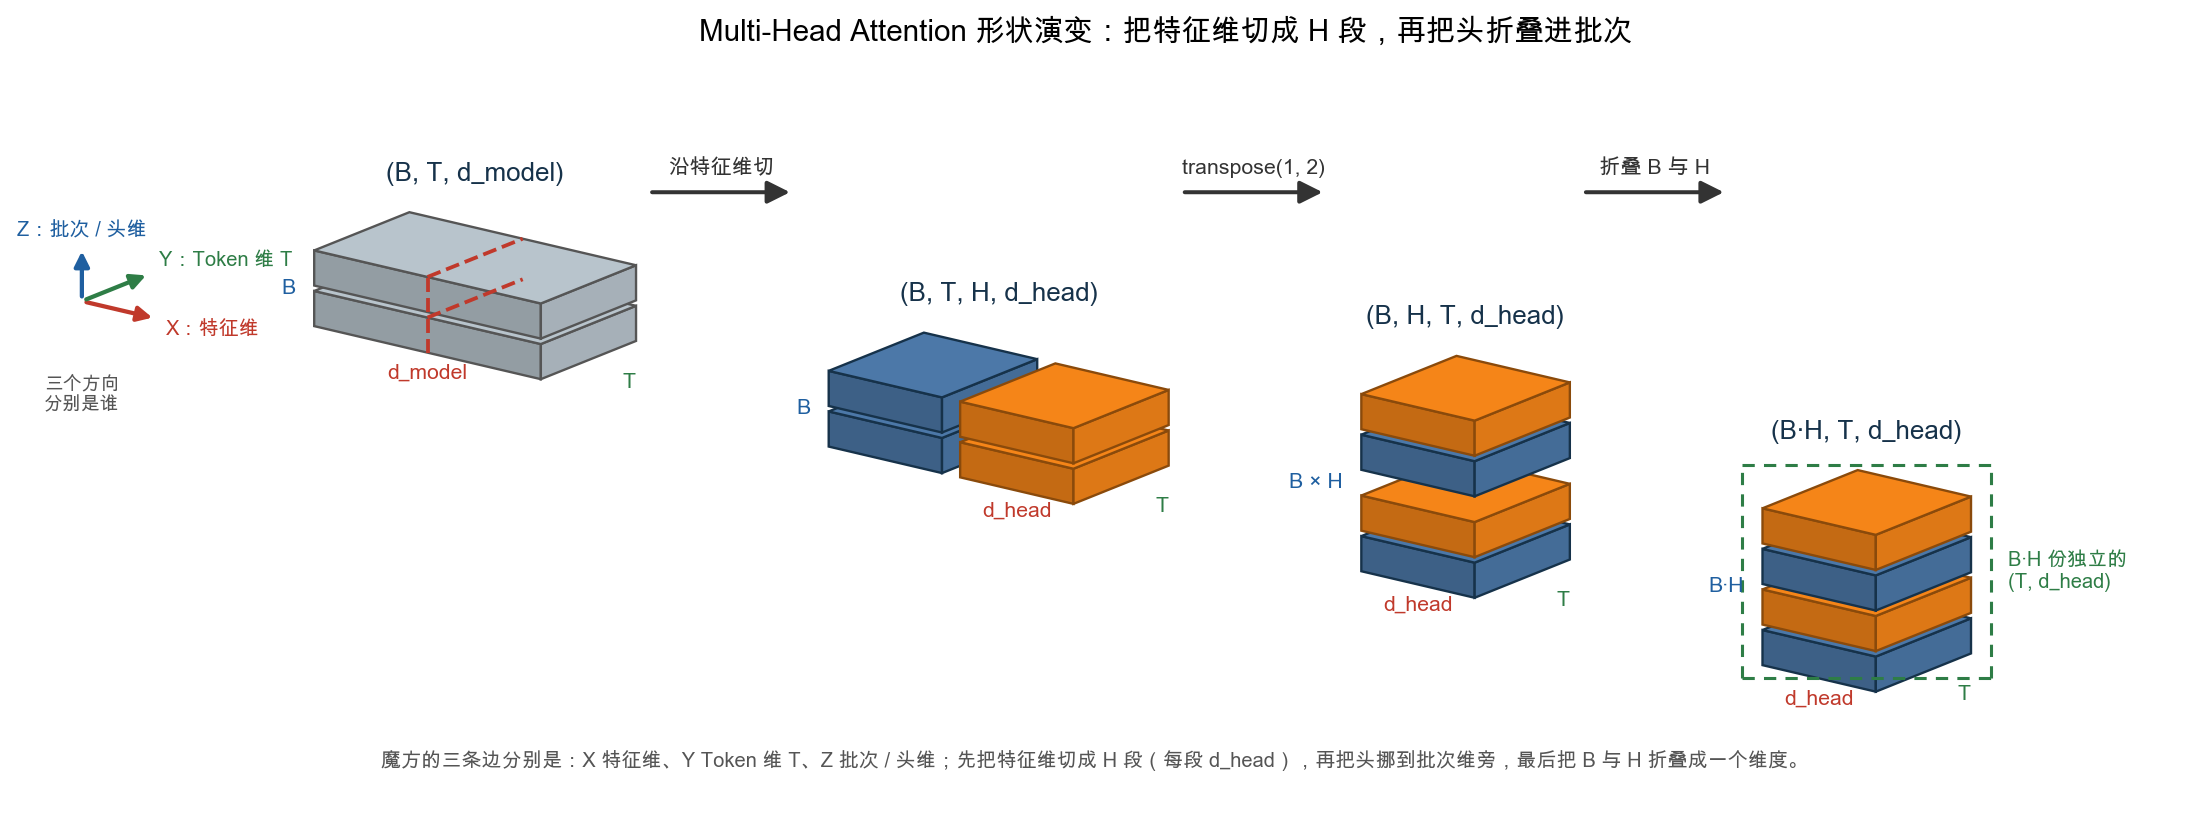

Write the Python code that produced this figure.
#!/usr/bin/env python3
"""生成第 10 章多头注意力形状演变图（三维魔方风格，参考李沐《动手学深度学习 v2》）。

(B, T, d_model) --沿特征维切--> (B, T, H, d_head) --transpose 提 H 到前-->
(B, H, T, d_head) --折叠 B 与 H--> (B·H, T, d_head)

轴侧投影绘制长方体：X = 特征维、Y = Token 维 T、Z = 批次 / 头维。
左侧给出三轴图例，每个立方体在对应棱边标注维度，切分处画红色虚线切割标记，
最后一步用虚线框标出"折叠后的 B·H 份"。
"""
from pathlib import Path

import matplotlib
matplotlib.use("Agg")
import matplotlib.font_manager as fm
import matplotlib.pyplot as plt
import numpy as np
from matplotlib.colors import to_rgb
from matplotlib.patches import FancyArrowPatch, Polygon

FONT_CANDIDATES = [
    "PingFang SC", "Microsoft YaHei", "Noto Sans CJK SC",
    "WenQuanYi Micro Hei", "Source Han Sans SC", "Arial Unicode MS",
]
available = {font.name for font in fm.fontManager.ttflist}
font = next((name for name in FONT_CANDIDATES if name in available), "DejaVu Sans")
plt.rcParams.update({"font.family": font, "axes.unicode_minus": False})

# ===== 轴侧投影基向量 =====
EX = np.array([1.0, -0.34])   # X：特征维（d_model / d_head）
EY = np.array([0.60, 0.35])   # Y：Token 维 T
EZ = np.array([0.0, 1.0])     # Z：批次 / 头维

BLUE, BLUE_E = "#4C78A8", "#16324a"
ORANGE, ORANGE_E = "#F58518", "#8A4A0B"
GREY, GREY_E = "#B8C4CC", "#555555"
HEAD_F = [BLUE, ORANGE]
HEAD_E = [BLUE_E, ORANGE_E]
CUT = "#C0392B"

# 可视化尺寸
B, H = 2, 2
WX = 1.0      # 每个头在特征维占的宽度
DY = 1.4      # T 维深度
HZ = 0.45     # 每片在 Z 方向的高度
GAP_X = 0.16  # 切块之间的间隙
GAP_Z_IN = 0.07
GAP_Z_GRP = 0.26
STAGE_GAP = 1.7


def shade(color, factor):
    r, g, b = to_rgb(color)
    if factor >= 1:
        t = min(factor - 1, 1.0)
        return (r + (1 - r) * t, g + (1 - g) * t, b + (1 - b) * t)
    return (r * factor, g * factor, b * factor)


def project(origin, size, i, j, k):
    """轴侧投影：把长方体上的参数点 (i,j,k)∈[0,1]³ 投到 2D。"""
    ox, oy, oz = origin
    sx, sy, sz = size
    return (ox + i * sx) * EX + (oy + j * sy) * EY + (oz + k * sz) * EZ


def cube_faces(origin, size):
    P = lambda i, j, k: project(origin, size, i, j, k)
    front = [P(0, 0, 0), P(1, 0, 0), P(1, 0, 1), P(0, 0, 1)]
    right = [P(1, 0, 0), P(1, 1, 0), P(1, 1, 1), P(1, 0, 1)]
    top = [P(0, 0, 1), P(1, 0, 1), P(1, 1, 1), P(0, 1, 1)]
    return front, right, top


def draw_block(ax, origin, size, color, edge, lw=1.0):
    for poly, factor in zip(cube_faces(origin, size), (0.80, 0.90, 1.0)):
        ax.add_patch(Polygon(poly, closed=True, facecolor=shade(color, factor),
                             edgecolor=edge, lw=lw, clip_on=False))


def edge_mid(origin, size, a, b):
    return (project(origin, size, *a) + project(origin, size, *b)) / 2


def draw_axes_legend(ax, x, y):
    """三轴图例：X / Y / Z 分别是谁。"""
    L = 0.70
    specs = [(EX, "X：特征维", CUT, "left", "top"),
             (EY, "Y：Token 维 T", "#2E7D46", "left", "bottom"),
             (EZ, "Z：批次 / 头维", "#1F5FA0", "center", "bottom")]
    for vec, label, color, ha, va in specs:
        v = vec / np.linalg.norm(vec) * L
        ax.add_patch(FancyArrowPatch((x, y), (x + v[0], y + v[1]),
                                     arrowstyle="-|>", mutation_scale=13,
                                     lw=1.8, color=color, clip_on=False))
        ax.text(x + v[0] * 1.12, y + v[1] * 1.12, label, ha=ha, va=va,
                fontsize=8.5, color=color, weight="bold", clip_on=False)
    ax.text(x, y - 0.95, "三个方向\n分别是谁", ha="center", va="top",
            fontsize=8, color="#555555", clip_on=False)


fig, ax = plt.subplots(figsize=(15.5, 5.6), dpi=170)

# ===== 四个 stage 的块布局 =====
x1 = 2.4
x2 = x1 + (H * WX + DY * EY[0]) + STAGE_GAP
x3 = x2 + (H * WX + GAP_X + DY * EY[0]) + STAGE_GAP
x4 = x3 + (WX + DY * EY[0]) + STAGE_GAP

# stage1：B 片整块沿 Z 叠放，特征维未切
stage1 = [((x1 + 0.0, 0.0, b * (HZ + GAP_Z_IN)), (H * WX, DY, HZ), GREY) for b in range(B)]

# stage2：每片沿特征维切成 H 份
stage2 = [((x2 + h * (WX + GAP_X), 0.0, b * (HZ + GAP_Z_IN)), (WX, DY, HZ), HEAD_F[h])
          for b in range(B) for h in range(H)]

# stage3：H 挪到 Z 方向，摞间留分组间隙
z3 = []
for b in range(B):
    base = b * (H * (HZ + GAP_Z_IN) + GAP_Z_GRP)
    for h in range(H):
        z3.append(base + h * (HZ + GAP_Z_IN))
stage3 = [((x3 + 0.0, 0.0, z), (WX, DY, HZ), HEAD_F[idx % H]) for idx, z in enumerate(z3)]

# stage4：等间距连成一柱
z4 = [idx * (HZ + GAP_Z_IN) for idx in range(B * H)]
stage4 = [((x4 + 0.0, 0.0, z), (WX, DY, HZ), HEAD_F[idx % H]) for idx, z in enumerate(z4)]

stages = [stage1, stage2, stage3, stage4]
titles = ["(B, T, d_model)", "(B, T, H, d_head)", "(B, H, T, d_head)", "(B·H, T, d_head)"]
# 每个 stage 三条棱边上的维度标注：(特征维, Token 维, 批次/头维)
edge_labels = [("d_model", "T", "B"), ("d_head", "T", "B"),
               ("d_head", "T", "B × H"), ("d_head", "T", "B·H")]

for blocks in stages:
    for (ox, oy, oz), (sx, sy, sz), color in sorted(blocks, key=lambda it: (it[0][2], it[0][0])):
        draw_block(ax, (ox, oy, oz), (sx, sy, sz), color,
                   HEAD_E[0] if color == BLUE else (HEAD_E[1] if color == ORANGE else GREY_E))

# ===== 切分标记：在 stage1 的块上画"沿特征维切"的红色虚线 =====
for b in range(B):
    origin = (x1 + 0.0, 0.0, b * (HZ + GAP_Z_IN))
    size = (H * WX, DY, HZ)
    for h in range(1, H):
        i = h / H
        ax.plot(*zip(project(origin, size, i, 0, 0), project(origin, size, i, 0, 1)),
                color=CUT, lw=1.6, ls="--", clip_on=False, zorder=5)
        ax.plot(*zip(project(origin, size, i, 0, 1), project(origin, size, i, 1, 1)),
                color=CUT, lw=1.6, ls="--", clip_on=False, zorder=5)

# ===== stage4：虚线框标出"折叠后的 B·H 份" =====
z_top = max(z4) + HZ
p_lo = project((x4, 0, 0), (WX, DY, HZ), 0, 0, 0)
p_hi = project((x4, 0, 0), (WX, DY, HZ), 0, 0, 1)
frame_x = [x4 - 0.18, x4 + WX + DY * EY[0] + 0.18]
frame_y = [p_lo[1] - 0.16, p_hi[1] + z_top + 0.10]
ax.plot([frame_x[0], frame_x[1]], [frame_y[1], frame_y[1]], color="#2E7D46", lw=1.3, ls=(0, (4, 3)), clip_on=False)
ax.plot([frame_x[0], frame_x[1]], [frame_y[0], frame_y[0]], color="#2E7D46", lw=1.3, ls=(0, (4, 3)), clip_on=False)
ax.plot([frame_x[0], frame_x[0]], [frame_y[0], frame_y[1]], color="#2E7D46", lw=1.3, ls=(0, (4, 3)), clip_on=False)
ax.plot([frame_x[1], frame_x[1]], [frame_y[0], frame_y[1]], color="#2E7D46", lw=1.3, ls=(0, (4, 3)), clip_on=False)
ax.text(frame_x[1] + 0.15, (frame_y[0] + frame_y[1]) / 2,
        "B·H 份独立的\n(T, d_head)", ha="left", va="center", fontsize=8.5,
        color="#2E7D46", weight="bold", clip_on=False)

# ===== 每个 stage：标题 + 三条棱边的维度标注 =====
stage_bottoms = []
for blocks, title, (lab_x, lab_y, lab_z) in zip(stages, titles, edge_labels):
    top_y, bottom_y = -np.inf, np.inf
    min_x, max_x = np.inf, -np.inf
    for (ox, oy, oz), (sx, sy, sz), _ in blocks:
        for pt in sum(cube_faces((ox, oy, oz), (sx, sy, sz)), []):
            top_y = max(top_y, pt[1])
            bottom_y = min(bottom_y, pt[1])
            min_x = min(min_x, pt[0])
            max_x = max(max_x, pt[0])
    ax.text((min_x + max_x) / 2, top_y + 0.34, title, ha="center", va="bottom",
            fontsize=11, weight="bold", color="#16324a", clip_on=False)
    stage_bottoms.append(bottom_y)

    # 棱边标注取"最底层、最右侧"的块：轴侧投影下 X 增大会向右下走，
    # 若取左边的块，标签会落进它右下方那个块的 front 面里
    bottom_block = min(blocks, key=lambda it: it[0][2])
    bottom_row = [b for b in blocks if abs(b[0][2] - bottom_block[0][2]) < 1e-9]
    # 特征维 / Token 维标在最右侧块；批次维标在最左侧块（否则会落进邻块的面里）
    origin, size, _ = max(bottom_row, key=lambda it: it[0][0])
    origin_z, size_z, _ = min(bottom_row, key=lambda it: it[0][0])
    m_x = edge_mid(origin, size, (0, 0, 0), (1, 0, 0))       # 特征维棱
    m_y = edge_mid(origin, size, (1, 0, 0), (1, 1, 0))       # Token 维棱
    # 批次/头维：标整摞的左侧中部
    zs = [b[0][2] for b in blocks]
    mid_z = (min(zs), max(zs) + HZ)
    m_z_lo = project((origin_z[0], 0, mid_z[0]), (0, 0, 0), 0, 0, 0)
    m_z_hi = project((origin_z[0], 0, mid_z[1]), (0, 0, 0), 0, 0, 0)
    m_z = (m_z_lo + m_z_hi) / 2

    ax.text(m_x[0], m_x[1] - 0.14, lab_x, ha="center", va="top", fontsize=9,
            color=CUT, weight="bold", clip_on=False)
    # right 面是斜的，标签要往该棱边的"外侧下方"放，否则会落进面内
    ax.text(m_y[0] + 0.30, m_y[1] - 0.16, lab_y, ha="left", va="top", fontsize=9,
            color="#2E7D46", weight="bold", clip_on=False)
    ax.text(m_z[0] - 0.16, m_z[1], lab_z, ha="right", va="center", fontsize=9,
            color="#1F5FA0", weight="bold", clip_on=False)

# ===== 三轴图例 =====
draw_axes_legend(ax, 0.35, max(stage_bottoms) + 1.0)


def big_arrow(p1, p2, label):
    ax.add_patch(FancyArrowPatch(p1, p2, arrowstyle="-|>", mutation_scale=20,
                                 lw=1.7, color="#333333", clip_on=False))


# ===== stage 之间的箭头 =====
mid_y = HZ * 2
arrow_specs = [
    (x1 + H * WX + DY * EY[0] + 0.10, mid_y, x2 - 0.30, mid_y, "沿特征维切"),
    (x2 + H * WX + GAP_X + DY * EY[0] + 0.10, mid_y, x3 - 0.30, mid_y, "transpose(1, 2)"),
    (x3 + WX + DY * EY[0] + 0.10, mid_y, x4 - 0.30, mid_y, "折叠 B 与 H"),
]
for ax1, ay1, ax2, ay2, label in arrow_specs:
    big_arrow((ax1, ay1), (ax2, ay2), label)
    # 标签放在两个 stage 之间的空档里，避开立方体与棱边标注
    ax.text((ax1 + ax2) / 2, ay1 + 0.18, label, ha="center", va="bottom",
            fontsize=9, color="#333333", weight="bold", clip_on=False)

# ===== 底部注释 =====
bottom_y = min(stage_bottoms) - 0.75
ax.text((x1 + x4 + WX) / 2, bottom_y,
        "魔方的三条边分别是：X 特征维、Y Token 维 T、Z 批次 / 头维；"
        "先把特征维切成 H 段（每段 d_head），再把头挪到批次维旁，最后把 B 与 H 折叠成一个维度。",
        ha="center", va="top", fontsize=8.5, color="#555555", clip_on=False)

# ===== 画布范围 =====
xs_all, ys_all = [], []
for blocks in stages:
    for (ox, oy, oz), (sx, sy, sz), _ in blocks:
        for pt in sum(cube_faces((ox, oy, oz), (sx, sy, sz)), []):
            xs_all.append(pt[0])
            ys_all.append(pt[1])
ax.set_xlim(min(xs_all) - 1.5, max(xs_all) + 1.9)
ax.set_ylim(bottom_y - 0.6, max(ys_all) + 1.9)
ax.axis("off")
ax.set_title("Multi-Head Attention 形状演变：把特征维切成 H 段，再把头折叠进批次",
             fontsize=12.5, weight="bold", pad=10)

output = Path(__file__).resolve().parent / "multi_head_batch_pack_diagram.png"
fig.savefig(output, bbox_inches="tight")
print(f"saved to {output}")
